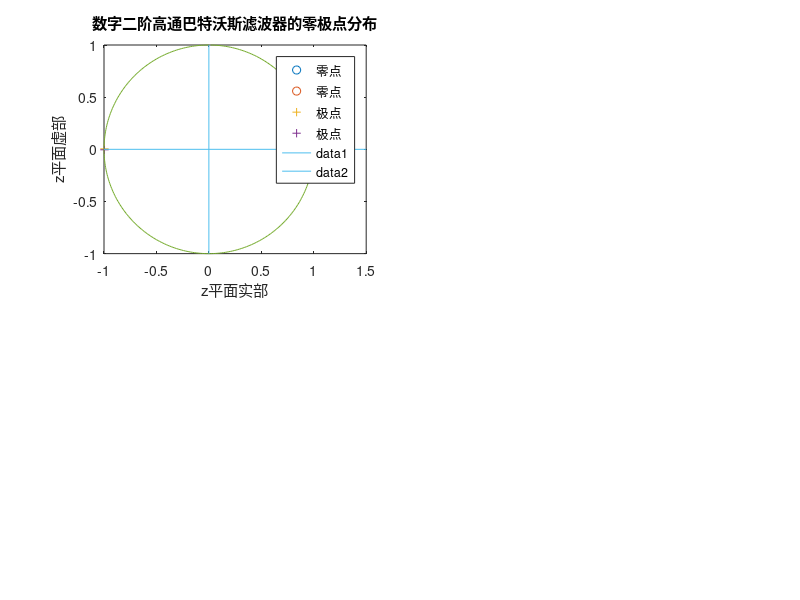

Reproduce this figure in MATLAB. (Note: this script raises an error after producing the figure.)
%M02_10_anal2digi_butter.m
clearvars
fs          = 100;                   %采样率
k           = 1;                     %增益
f0          = 1;                     %截止频率
%二阶高通巴特沃斯滤波器
omega0      = 2*pi*f0;
r2          = sqrt(2);
%传递函数有理分式分子（参见式（2.61）
b(1)        = 1;
b(2)        = 0;
b(3)        = 0;
%传递函数分母
a(1)        = 1;
a(2)        = r2*omega0;
a(3)        = omega0^2;
%零点和极点
ze(1)       = 0;
ze(2)       = 0;
po(1)       = -r2*omega0*(1+1i)/2;
po(2)       = -r2*omega0*(1-1i)/2;
po0         = roots(b);
ze0         = roots(a);
num_ze      = 2;
num_po      = 2;
[mn,nn]     = size(ze);
%双线性变换，使用零极点
[zd,pd,kd]  = bilinear(ze',po',k,fs);
num_zd      = length(zd);
num_pd      = length(pd);

scrsz = get(groot,'ScreenSize');
figure('Position',[scrsz(3)/4 scrsz(4)/2 scrsz(3)/1.5 scrsz(4)/1.2]);
subplot(2,2,1);
for i=1:num_zd
    plot(real(zd(i)),imag(zd(i)),'o');
    hold on
end
for i=1:num_pd
    plot(real(pd(i)),imag(pd(i)),'+');
    hold on
end
for i=1:360
    x(i)=sin(i*pi/180);
    y(i)=cos(i*pi/180);
end

plot(x,y);
title('数字二阶高通巴特沃斯滤波器的零极点分布')
xlabel('z平面实部')
ylabel('z平面虚部')
legend('零点','零点','极点','极点')
line([-1,1.5],[0,0])
line([0,0],[-1,1])

%双线性变换，使用有理分式的分子b和分母a
[bz,az]         = bilinear(b,a,fs);
zd0             = roots(bz);
pd0             = roots(az);
[h0,w0]         = freqz(bz,az,fs);  
%脉冲响应不变法
bb              = b;
aa              = a;
[bz1,az1]       = impinvar(b,a,fs);   %注意，脉冲响应不变法不适于高通和带阻滤波器
[h2,w2]         = freqz(bz1,az1,fs);
%
%求数字滤波器的零极点
bzlen           = length(bz1);
azlen           = length(az1);
zd1             = roots(bz1);
pd1             = roots(az1);

subplot(2,2,2);
zplane(bz,az);   %双线性
subplot(2,2,3);
zplane(zd1',pd1');

% zd0';
% pd0';
subplot(2,2,4);
[h00,w00]       = freqs(b,a);       %模拟滤波器
loglog(w00/(2*pi),abs(h00));
hold on
loglog(w0*fs/(2*pi),abs(h0),'g');   %双线性变换
hold on  
loglog(w2*fs/(2*pi),abs(h2),'r');   %脉冲响应不变
legend('模拟滤波器','双线性变换','脉冲响应不变')

%% 直接计算双线性变换得到的极点
num             = (1+po(1)/(2*fs));
den             = (1-po(1)/(2*fs));
pd1             = num/den;
%低通滤波器
omega0          = 2*pi*f0;
%传递函数有理分式分子（参见式（2.61）
%零个零点
%传递函数分母
p(1)            = -4.4429+4.4429i;
p(2)            = -4.4429-4.4429i;
[b,a]           = zp2tf([],p,-omega0^2);
[h4,w4]         = freqs(b,a);

% figure
% loglog(w4/(2*pi),abs(h4),'r')

ordNum               = 2; 
cutFre              = 1;
Wc              = cutFre*2*pi;
[z,p,k]         = butter(ordNum,Wc,'s');
[b,a]           = zp2tf(z,p,k);
[h,w]           = freqs(b,a);
% loglog(w/(2*pi),abs(h))

% 变成数字滤波器
[bd_bi,ad_bi]   = bilinear(b,a,fs);
[bd_im,ad_im]   = impinvar(b,a,fs);
[h_bi,w_bi]     = freqz(bd_bi,ad_bi,fs);
[h_im,w_im]     = freqz(bd_im,ad_im,fs);
figure
loglog(w_bi*fs/(2*pi),abs(h_bi),'r');
hold on
loglog(w_im*fs/(2*pi),abs(h_im));
hold on
loglog(w/(2*pi),abs(h),'g')
legend('双线性变换','脉冲响应不变','模拟滤波器')
xlabel('频率/Hz')
ylabel('归一化振幅')
title('低通滤波器振幅响应，截止频率 = 1Hz')

%% 有限差分近似
r2              = sqrt(2);
f0              = 1;
fs              = 100;
omega0          = 2*pi*f0;
%模拟传递函数有理分式分子（参见式（2.61）
b(1)            = 1;
b(2)            = 0;
b(3)            = 0;
%传递函数分母
a(1)            = 1;
a(2)            = r2*omega0;
a(3)            = omega0^2;
k               = fs^2+r2*omega0*fs+omega0^2;
b1(1)           = 1/k;
b1(2)           = -2/k;
b1(3)           = 1/k;

a1(1)           = 1;
a1(2)           = -(2*(fs^2)+r2*omega0*fs)/k;
a1(3)           = fs^2/k;
% aa              = a1;
% bb              = b1;
num             = 200;
[h_de,w_de]     = freqz(b1,a1,num);
%归一化
f_de            = w_de*fs/(2*pi);
df              = fs/(2*num);
n_f             = f0/df+1;
% f_n             = f_de(n_f);
norm            = abs(h_de(n_f))/0.707;

figure
[h00,w00]=freqs(b,a);  %模拟滤波器
loglog(w00/(2*pi),abs(h00),'-y');
hold on
loglog(w_de*fs/(2*pi),abs(h_de)/norm);
hold on

f0              = 10;
fs              = 100;
omega0          = 2*pi*f0;
%传递函数有理分式分子（参见式（2.61）
b(1)            = 1;
b(2)            = 0;
b(3)            = 0;
%传递函数分母
a(1)            = 1;
a(2)            = r2*omega0;
a(3)            = omega0^2;
%------------------------------有限差分近似
k               = fs^2+r2*omega0*fs+omega0^2;
b1(1)           = 1/k;
b1(2)           = -2/k;
b1(3)           = 1/k;
r2              = sqrt(2);

a1(1)           = 1;
a1(2)           = -(2*(fs^2)+r2*omega0*fs)/k;
a1(3)           = fs^2/k;
aa              = a1;
bb              = b1;
[h_de,w_de]     = freqz(b1,a1,num);
%归一化
f_de            = w_de*fs/(2*pi);
df              = fs/(2*num);
n_f             = f0/df+1;
f_n             = f_de(n_f);
norm            = abs(h_de(n_f))/0.707;

[h00,w00]       = freqs(b,a);  %模拟滤波器
loglog(w00/(2*pi),abs(h00),'-g');
hold on
loglog(w_de*fs/(2*pi),abs(h_de)/norm,'r')
legend('模拟，fc=1Hz','数字，fc=1Hz','模拟，fc=10Hz','数字，fc=10Hz')
